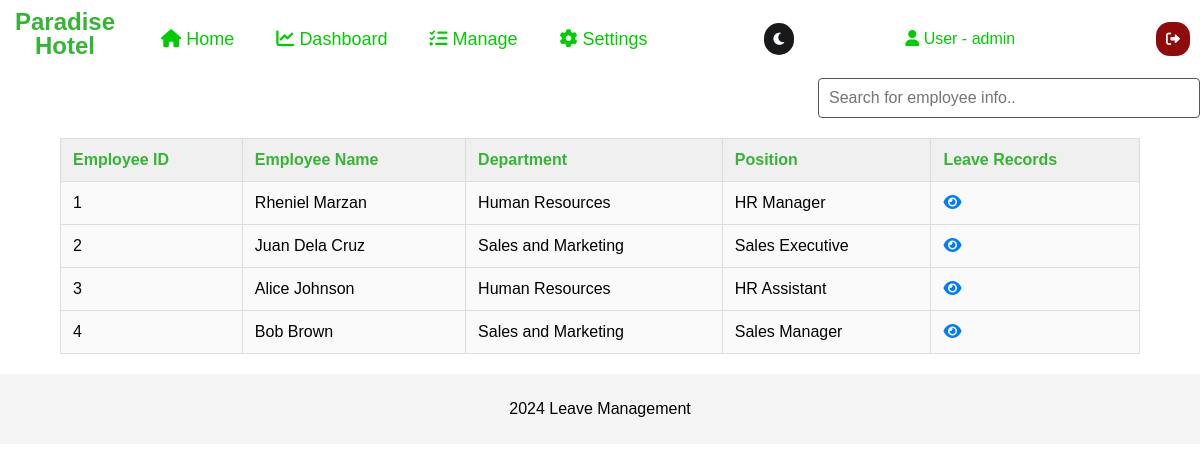
Screenshot of /admin/leave-record.php (signed in) with the database file from the repository.
### tables this page shows
CREATE TABLE IF NOT EXISTS employee_info (
    employee_id INT(11) AUTO_INCREMENT PRIMARY KEY,
    employee_name VARCHAR(100) NOT NULL,
    department_id INT(11) NOT NULL,  
    position VARCHAR(50) NOT NULL,
    date_of_birth DATE NOT NULL,
    contact_no VARCHAR(15) NOT NULL,
    email_address VARCHAR(100) NOT NULL,
    address VARCHAR(255) NOT NULL,
    date_hired DATE NOT NULL,
    status VARCHAR(20) NOT NULL,
    FOREIGN KEY (department_id) REFERENCES departments(department_id) 
);

CREATE TABLE IF NOT EXISTS departments (
    department_id INT(11) AUTO_INCREMENT PRIMARY KEY,
    department_name VARCHAR(100) NOT NULL
);

### admin/leave-record.php (the view, shortened to what this page needs)
<?php
include '../config.php';
$username = $_SESSION['username'];
$query = "
    SELECT e.employee_id, e.employee_name, d.department_name, e.position
    FROM employee_info e
    JOIN departments d ON e.department_id = d.department_id
";
$result = $conn->query($query);
?>
<!DOCTYPE html>
<html lang="en">
<head>
    <link rel="stylesheet" href="../css/leaverecord.css">
    <link rel="stylesheet" href="https://cdnjs.cloudflare.com/ajax/libs/font-awesome/6.0.0-beta3/css/all.min.css">
</head>
<body class="light-mode">
<div class="top-nav">
    <ul>
        <a href="../maindashboard.php">
            <h1 class="logopos">
                Paradise <br> Hotel
            </h1>
        </a>
        <li class="top">
            <a class="top1" href="">
                <i class="fas fa-home"></i>
                Home
            </a>
        </li>
        <li class="top">
            <a class="top1" href="time-and-attendance-home.php">
                <i class="fas fa-chart-line"></i>
                Dashboard
            </a>
        </li>
        <li class="top">
            <a class="top1" href="">
                <i class="fas fa-tasks"></i>
                Manage
            </a>
        </li>
        <li class="top">
            <a class="top1" href="#settings">
                <i class="fas fa-cog"></i>
                Settings
            </a>
        </li>
    </ul>
    <button type="button" id="darkModeToggle" class="dark-mode-toggle" aria-label="Toggle Dark Mode">
        <i class="fas fa-moon"></i>
    </button>
    <div class="admin-section">
        <div class="admin-name">
            <i class="fas fa-user"></i> User - <?php echo htmlspecialchars($username); ?>
        </div>
    </div>
    <button type="button" class="logout" id="logout-button" style="margin-right: 10px;">
        <i class="fas fa-sign-out-alt"></i>
    </button>
</div>
    <main>
        <center>
            <div class="search-container">
                <input type="text" id="searchInput" onkeyup="searchTable()" placeholder="Search for employee info..">
            </div>
            <table class="employee-table" id="employeeTable">
                <thead>
                    <tr>
                        <th>Employee ID</th>
                        <th>Employee Name</th>
                        <th>Department</th>
                        <th>Position</th>
                        <th>Leave Records</th>
                    </tr>
                </thead>
                <tbody>
                    <?php if ($result->num_rows > 0): ?>
                        <?php while ($row = $result->fetch_assoc()): ?>
                            <tr>
                                <td><?php echo htmlspecialchars($row['employee_id']); ?></td>
                                <td><?php echo htmlspecialchars($row['employee_name']); ?></td>
                                <td><?php echo htmlspecialchars($row['department_name']); ?></td>
                                <td><?php echo htmlspecialchars($row['position']); ?></td>
                                <td><a href="manage-leave.php?employee_id=<?php echo $row['employee_id']; ?>" title="View Leave Records">
                                        <i class="fas fa-eye"></i>
                                    </a></td>
                            </tr>
                        <?php endwhile; ?>
                    <?php else: ?>
                        <tr>
                            <td colspan="5">No employee records found.</td>
                        </tr>
                    <?php endif; ?>
                </tbody>
            </table>
        </center>
    </main>
    <footer>
        <p>2024 Leave Management</p>
    </footer>
</body>
</html>

### css/leaverecord.css (style rules this page uses)
body { padding: 0; margin: 0; background-color: rgb(255, 255, 255); color: rgb(0, 0, 0); font-family: Arial, sans-serif; }
.logopos { text-align: center; font-size: 24px; color:#35B535; margin: 0; padding-left: 15px; padding-top: 0px; padding-right: 20px; padding-bottom: 10px; font-family: Arial, sans-serif; line-height: 1; }
.top-nav ul { list-style: none; display: flex; gap: 10px; margin: 0; padding: 0; }
.top-nav { margin: 0; padding-top: 10px; display: flex; justify-content: space-between; align-items: center; background-color: transparent; color: white; }
.top { display: block; position: relative; cursor: pointer; color: #000000; font-size: 16px; padding: 0.5rem 1rem; text-decoration: none; transition: color 0.30s; }
a { text-decoration: none; color: #efefee; font-size: 16px; }
.logout { justify-content: end; font-size: 14px; color: rgb(253, 253, 253); background-color: rgb(143, 10, 10); border: none; padding: 10px 10px; cursor: pointer; margin-left: 30px; align-self: center; border-radius: 14px; }
.top-nav ul, .logout { display: flex; align-items: center; }
.top1 { font-size: 18px; font-weight: 500; color: #0c0; }
.top:after { position: absolute; content: ""; inset: 0; background-color: #35B535; scale: 1 0; z-index: -1; transition: 0.10s; border-radius: 10px; color:#383838; }
.dark-mode-toggle { color: #fff; background-color: #18191A; font-size: 14px; border-radius: 20px; border:none; padding:8px 8px; }
.admin-section { position: relative; }
.admin-name { font-size: 16px; color: #0c0; padding: 10px; cursor: pointer; }
footer { text-align: center; padding: 10px; background-color: #f5f5f5; margin-top: 20px; }
.search-container { margin-top: 10px; margin-bottom: 20px; text-align: right; }
.search-container input { width: 30%; padding: 10px; font-size: 16px; border: 1px solid #555; border-radius: 4px; }
.employee-table { width: 90%; border-collapse: collapse; margin-top: 20px; }
.employee-table th, .employee-table td { border: 1px solid #ddd; padding: 12px; text-align: left; }
.employee-table th { background-color: #f0f0f0; color: #35B535; }
.employee-table td { background-color: #fafafa; }
.employee-table td a { color: #007BFF; text-decoration: none; }

### rows the page displays
employee_info: employee_id "1", employee_name "Rheniel Marzan", department.department_name "Human Resources", position "HR Manager"
employee_info: employee_id "2", employee_name "Juan Dela Cruz", department.department_name "Sales and Marketing", position "Sales Executive"
employee_info: employee_id "3", employee_name "Alice Johnson", department.department_name "Human Resources", position "HR Assistant"
employee_info: employee_id "4", employee_name "Bob Brown", department.department_name "Sales and Marketing", position "Sales Manager"

### other values shown
$username "admin"
